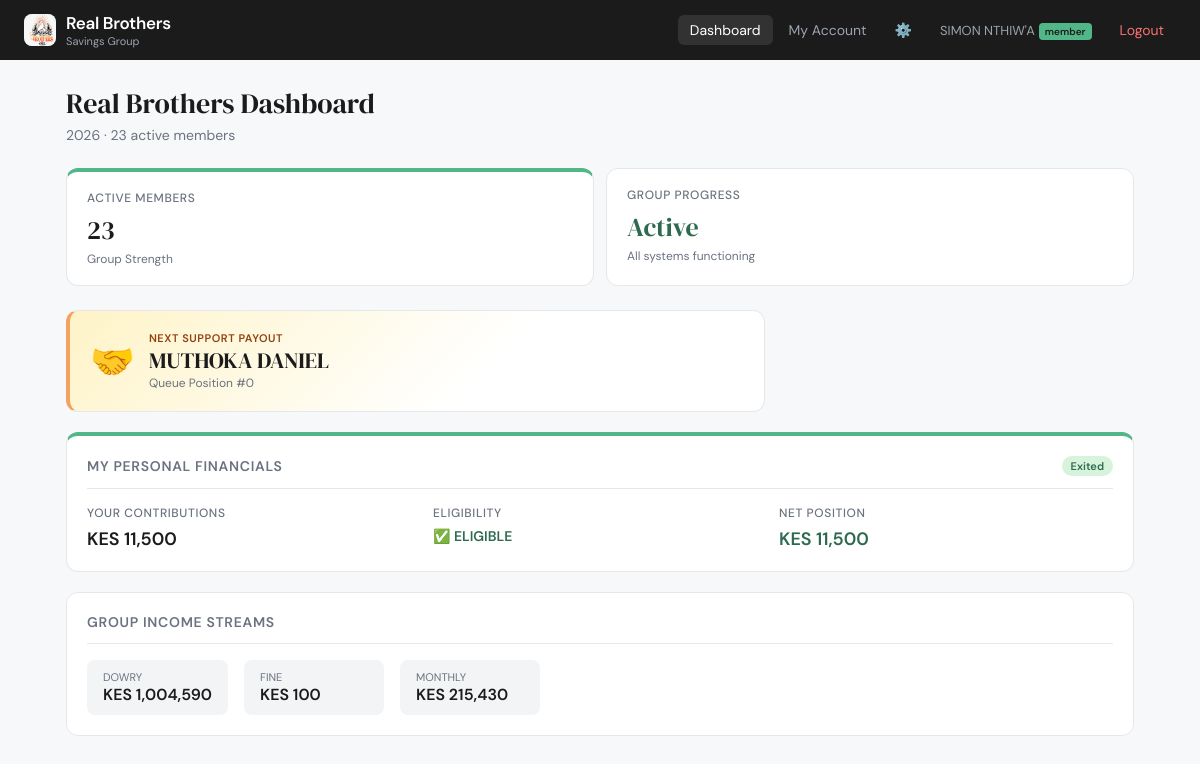
The app's page /dashboard (signed in) with its own data.
### models.py (models this page shows, shortened)
class Member(db.Model):
    __tablename__ = 'members'
    id = db.Column(db.Integer, primary_key=True)
    name = db.Column(db.String(100), nullable=False)
    username = db.Column(db.String(50), unique=True, nullable=False)
    password = db.Column(db.String(255), nullable=False)
    role = db.Column(db.String(20), default='member') # super_admin, admin, member
    status = db.Column(db.String(20), default='active') # active, dormant, suspended, exited
    is_special = db.Column(db.Boolean, default=False)
    phone = db.Column(db.String(20))
    profile_pic = db.Column(db.String(255), default='default_profile.png')
    joined_year = db.Column(db.Integer, default=2023)
    joined_date = db.Column(db.DateTime, default=datetime.utcnow)
    dowry_received = db.Column(db.Integer, default=0)
    dowry_queue_position = db.Column(db.Integer, default=0)
    created_at = db.Column(db.DateTime, default=datetime.utcnow)
    failed_login_attempts = db.Column(db.Integer, default=0)
    account_locked = db.Column(db.Boolean, default=False)
    locked_until = db.Column(db.DateTime)
    last_login = db.Column(db.DateTime)
    last_password_change = db.Column(db.DateTime)
    payments = db.relationship('Payment', backref='member', lazy=True, cascade="all, delete-orphan")
    fds = db.relationship('FixedDeposit', backref='member', lazy=True)
    refunds = db.relationship('MemberRefund', backref='member', lazy=True)
    attendances = db.relationship('Attendance', backref='member', lazy=True)

### app.py (the view)
@app.route('/dashboard')
@login_required
def dashboard():
    fins = get_financial_summary()
    members_list = Member.query.filter(Member.status != 'exited').all()
    next_support = Member.query.filter_by(dowry_received=0, status='active').order_by(Member.dowry_queue_position).first()
    user_stats = get_member_stats(session['user_id'])
    return render_template('dashboard.html', fins=fins, member_count=len(members_list),
                           next_support=next_support, user_stats=user_stats, year=datetime.now().year,
                           MONTHLY_CONTRIBUTION=MONTHLY_CONTRIBUTION, ANNUAL_CONTRIBUTION=ANNUAL_CONTRIBUTION)

### rbac.py (called while the page is built)
def login_required(f):
    @wraps(f)
    def decorated(*args, **kwargs):
        if 'user_id' not in session:
            flash('Please log in first.', 'error')
            return redirect(url_for('login'))
        user = Member.query.get(session['user_id'])
        if not user:
            session.clear()
            flash('User account no longer exists.', 'error')
            return redirect(url_for('login'))
        return f(*args, **kwargs)
    return decorated

### templates/dashboard.html (shortened to what this page needs)
{% extends "base.html" %}
{% block content %}
<h1 class="page-title">Real Brothers Dashboard</h1>
<p class="page-sub">{{ year }} · {{ member_count }} active members</p>
<div class="stat-grid">
  {% if session.role == 'super_admin' %}
  <div class="stat-card" style="border-top: 4px solid var(--green);">
    <div class="stat-label">Total Group Balance</div>
    <div class="stat-value green">KES {{ "{:,.0f}".format(fins.current_balance) }}</div>
    <div class="stat-sub">Net available funds (Super Admin Only)</div>
  </div>
  <div class="stat-card">
    <div class="stat-label">Total Collected</div>
    <div class="stat-value">KES {{ "{:,.0f}".format(fins.total_income) }}</div>
    <div class="stat-sub">All time income</div>
  </div>
  {% else %}
  <div class="stat-card" style="border-top: 4px solid var(--green-light);">
    <div class="stat-label">Active Members</div>
    <div class="stat-value">{{ member_count }}</div>
    <div class="stat-sub">Group Strength</div>
  </div>
  <div class="stat-card">
    <div class="stat-label">Group Progress</div>
    <div class="stat-value green">Active</div>
    <div class="stat-sub">All systems functioning</div>
  </div>
  {% endif %}
</div>
<div style="display:grid; grid-template-columns: 2fr 1fr; gap:20px; margin-bottom:20px;">
  {% if next_support %}
  <div class="card" style="border-left: 4px solid #F4A261; background: linear-gradient(135deg, #FEF3C7 0%, #FFFFFF 60%);">
    <div style="display:flex; align-items:center; gap: 14px;">
      <div style="font-size: 36px;">🤝</div>
      <div>
        <div style="font-size:11px; font-weight:600; color:#92400E; text-transform:uppercase; letter-spacing:0.05em;">Next Support Payout</div>
        <div style="font-family:'DM Serif Display',serif; font-size:22px;">{{ next_support.name }}</div>
        <div style="font-size:12px; color:#6B7280;">Queue Position #{{ next_support.dowry_queue_position }}</div>
      </div>
    </div>
  </div>
  {% endif %}
</div>
{% if user_stats %}
<div class="card" style="margin-bottom: 20px; border-top: 4px solid var(--green-light);">
  <div class="card-header">
    <span class="card-title">My Personal Financials</span>
    <span class="badge badge-green">{{ user_stats.status|capitalize }}</span>
  </div>
  <div style="display:grid; grid-template-columns: repeat(auto-fit, minmax(150px, 1fr)); gap:12px;">
    <div>
      <div class="stat-label">Your Contributions</div>
      <div style="font-size:18px; font-weight:600;">KES {{ "{:,.0f}".format(user_stats.total_paid) }}</div>
    </div>
    <div>
      <div class="stat-label">Eligibility</div>
      <div style="font-size:14px; font-weight:600;">
        {% if user_stats.is_eligible %}
        <span style="color:var(--green);">✅ ELIGIBLE</span>
        {% else %}
        <span style="color:#DC2626;">❌ NOT ELIGIBLE</span>
        {% endif %}
      </div>
    </div>
    <div>
      <div class="stat-label">Net Position</div>
      <div style="font-size:18px; font-weight:600; color:var(--green);">KES {{ "{:,.0f}".format(user_stats.net_position) }}</div>
    </div>
  </div>
</div>
{% endif %}
<div class="card">
  <div class="card-header">
    <span class="card-title">Group Income Streams</span>
  </div>
  <div style="display:flex; gap:16px; flex-wrap:wrap;">
    {% for cat, amt in fins.income_breakdown.items() %}
    <div style="background:var(--gray-light); padding:10px 16px; border-radius:8px; min-width: 140px;">
      <div style="font-size:11px; color:var(--gray); text-transform:uppercase;">{{ cat }}</div>
      <div style="font-weight:600;">KES {{ "{:,.0f}".format(amt) }}</div>
    </div>
    {% endfor %}
  </div>
</div>
{% endblock %}

### templates/base.html (shortened to what this page needs)
<!DOCTYPE html>
<html lang="en">
<head>
</head>
<body>
<nav class="navbar">
  <div class="navbar-brand">
    <div class="logo">
      <img src="{{ url_for('static', filename='logo.png') }}" onerror="this.style.display='none'; this.nextElementSibling.style.display='flex';" style="height:100%; width:100%; border-radius:8px; object-fit:cover;">
    </div>
    <div>
      <span>Real Brothers</span>
      <small>Savings Group</small>
    </div>
  </div>
  {% if session.user_id %}
  <div class="navbar-nav">
    <a href="{{ url_for('dashboard') }}" class="nav-link {% if request.endpoint=='dashboard' %}active{% endif %}">Dashboard</a>
    <a href="{{ url_for('member_detail', member_id=session.user_id) }}" class="nav-link">My Account</a>
    <a href="{{ url_for('change_password') }}" class="nav-link" title="Settings">⚙️</a>
    <span class="nav-user">{{ session.name }}<span class="nav-badge">{{ session.role }}</span></span>
    <a href="{{ url_for('logout') }}" class="nav-link logout">Logout</a>
  </div>
  {% endif %}
</nav>
<div class="container">
  {% block content %}{% endblock %}
</div>
</body>
</html>

### templates/base.html (style rules this page uses)
:root { --green: #2D6A4F; --green-light: #52B788; --green-pale: #D8F3DC; --amber: #E76F51; --amber-pale: #FDEBD0; --gold: #F4A261; --dark: #1B1B1B; --gray: #6B7280; --gray-light: #F3F4F6; --border: #E5E7EB; --white: #FFFFFF; --radius: 12px; --radius-sm: 8px; }
* { box-sizing: border-box; margin: 0; padding: 0; }
body { font-family: 'DM Sans', sans-serif; background: #F7F8FA; color: var(--dark); min-height: 100vh; }
h1, h2, h3 { font-family: 'DM Serif Display', serif; font-weight: 400; }
a { color: var(--green); text-decoration: none; }
.navbar { background: var(--dark); padding: 0 24px; display: flex; align-items: center; justify-content: space-between; height: 60px; position: sticky; top: 0; z-index: 100; }
.navbar-brand { display: flex; align-items: center; gap: 10px; }
.navbar-brand .logo { width: 32px; height: 32px; background: var(--green-light); border-radius: 8px; display: flex; align-items: center; justify-content: center; font-family: 'DM Serif Display', serif; font-size: 18px; color: var(--dark); }
.navbar-brand span { font-size: 17px; font-weight: 600; color: var(--white); letter-spacing: -0.3px; }
.navbar-brand small { font-size: 11px; color: #9CA3AF; display: block; font-weight: 400; }
.navbar-nav { display: flex; align-items: center; gap: 4px; }
.nav-link { color: #9CA3AF; padding: 6px 12px; border-radius: 6px; font-size: 14px; transition: all 0.15s; white-space: nowrap; }
.nav-link:hover, .nav-link.active { background: rgba(255,255,255,0.1); color: var(--white); }
.nav-link.logout { color: #F87171; }
.nav-user { font-size: 13px; color: #9CA3AF; padding: 6px 12px; }
.nav-badge { background: var(--green-light); color: var(--dark); font-size: 10px; font-weight: 600; padding: 2px 6px; border-radius: 4px; margin-left: 4px; }
.container { max-width: 1100px; margin: 0 auto; padding: 24px 16px; }
.page-title { font-size: 28px; color: var(--dark); margin-bottom: 4px; }
.page-sub { color: var(--gray); font-size: 14px; margin-bottom: 24px; }
.card { background: var(--white); border-radius: var(--radius); border: 1px solid var(--border); padding: 20px; }
.card-header { display: flex; align-items: center; justify-content: space-between; margin-bottom: 16px; padding-bottom: 12px; border-bottom: 1px solid var(--border); }
.card-title { font-family: 'DM Sans', sans-serif; font-size: 14px; font-weight: 600; color: var(--gray); text-transform: uppercase; letter-spacing: 0.05em; }
.stat-grid { display: grid; grid-template-columns: repeat(auto-fit, minmax(180px, 1fr)); gap: 12px; margin-bottom: 24px; }
.stat-card { background: var(--white); border-radius: var(--radius); border: 1px solid var(--border); padding: 18px 20px; }
.stat-label { font-size: 12px; font-weight: 500; color: var(--gray); text-transform: uppercase; letter-spacing: 0.05em; margin-bottom: 6px; }
.stat-value { font-size: 26px; font-family: 'DM Serif Display', serif; color: var(--dark); }
.stat-value.green { color: var(--green); }
.stat-sub { font-size: 12px; color: var(--gray); margin-top: 3px; }
.badge { display: inline-flex; align-items: center; gap: 4px; font-size: 11px; font-weight: 600; padding: 3px 9px; border-radius: 20px; white-space: nowrap; }
.badge-green { background: var(--green-pale); color: var(--green); }

### records on screen
Member: name "SIMON NTHIW'A", status "Exited"
Member: name "MUTHOKA DANIEL", dowry_queue_position "0"

### other values on screen
{{ session.role }} "member"
{{ year }} "2026"
{{ member_count }} "23"
{{ "{:,.0f}".format(user_stats.total_paid) }} "11,500"
{{ "{:,.0f}".format(user_stats.net_position) }} "11,500"
{{ cat }} "DOWRY" "FINE" "MONTHLY"
{{ "{:,.0f}".format(amt) }} "1,004,590" "100" "215,430"
